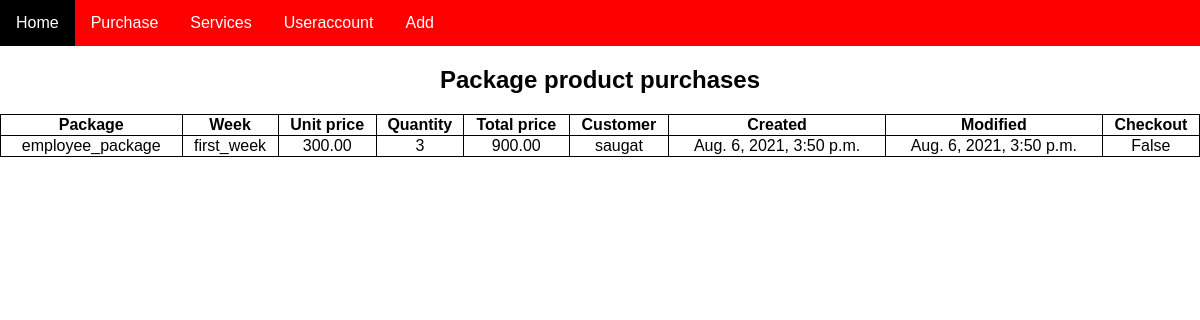
/package_product_purchases/, run on the app's committed database.
### ttruckapp/models.py (models this page shows)
class Package_product_purchases(models.Model):
    package = models.CharField(max_length=50, choices=PACKAGE_CHOICES)
    week = models.CharField(max_length=50, choices=WEEK)
    unit_price = models.DecimalField(max_digits=5, decimal_places=2)
    quantity = models.IntegerField()
    total_price = models.DecimalField(max_digits=5, decimal_places=2)
    customer = models.ForeignKey(Customers, on_delete=models.CASCADE)
    created = models.DateTimeField(auto_now_add=True)
    modified = models.DateTimeField(auto_now=True)
    checkout = models.BooleanField()

class Customers(models.Model):
    customer = models.CharField(max_length=100)
    phone = models.IntegerField()
    def __str__(self):
        return self.customer

### ttruckapp/views.py (the view)
# urls.py: path('package_product_purchases/', views.package_product_purchases,
def package_product_purchases(request):
    package_product_purchases = Package_product_purchases.objects.all()
    context = {'package_product_purchases': package_product_purchases}
    return render(request, 'package_product_purchases.html', context)

### ttruckapp/templates/package_product_purchases.html (shortened to what this page needs)
{% extends 'base.html' %}
{% block content %}
<h2>Package product purchases</h2>
    <table class="table table-striped">
        <tr>
            <th>Package</th>
            <th>Week</th>
            <th>Unit price</th>
            <th>Quantity</th>
            <th>Total price</th>
            <th>Customer</th>
            <th>Created</th>
            <th>Modified</th>
            <th>Checkout</th>
        </tr>
        {% for package_product_purchases in package_product_purchases %}
        <tr>
            <td style="text-align:center">{{package_product_purchases.package}}</td>
            <td style="text-align:center">{{package_product_purchases.week}}</td>
            <td style="text-align:center">{{package_product_purchases.unit_price}}</td>
            <td style="text-align:center">{{package_product_purchases.quantity}}</td>
            <td style="text-align:center">{{package_product_purchases.total_price}}</td>
            <td style="text-align:center">{{package_product_purchases.customer}}</td>
            <td style="text-align:center">{{package_product_purchases.created}}</td>
            <td style="text-align:center">{{package_product_purchases.modified}}</td>
            <td style="text-align:center">{{package_product_purchases.checkout}}</td>
        </tr>
        {% endfor %}
    </table>
{% endblock content %}

### templates/base.html (style rules this page uses)
body { font-family: Arial, Helvetica, sans-serif; margin: 0; }

### ttruckapp/templates/package_product_purchases.html (style rules this page uses)
table { width: 100%; }
h2 { text-align: center }
table, th, td { border: 1px solid black; border-collapse: collapse; }

### data on the page
Package_product_purchases: package "employee_package", week "first_week", unit_price "300.00", quantity "3", total_price "900.00", customer "saugat", created "Aug. 6, 2021, 3:50 p.m.", modified "Aug. 6, 2021, 3:50 p.m.", checkout "False"
